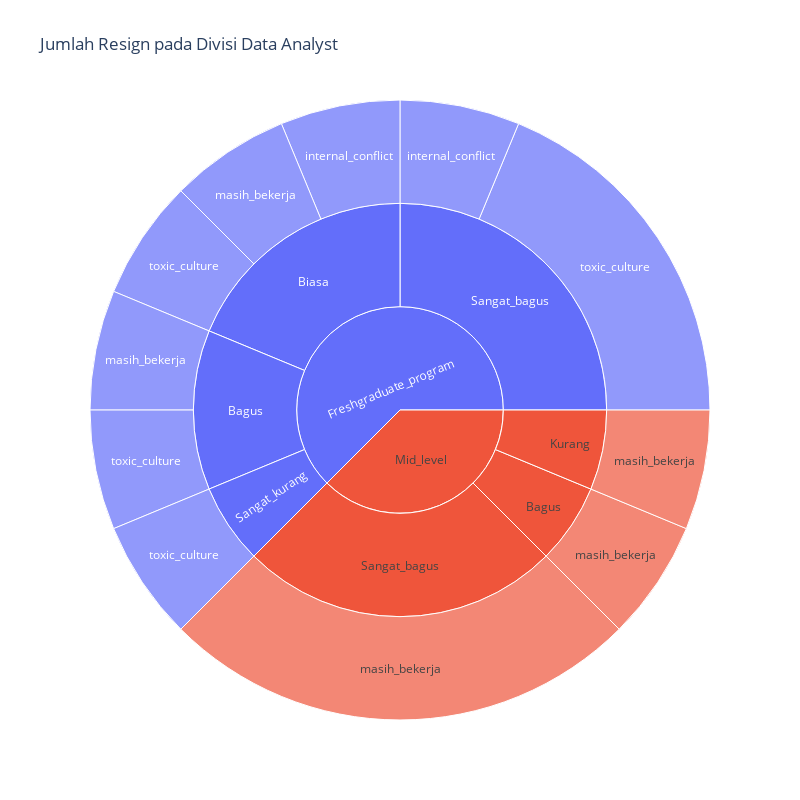

The cell this chart's notebook holds for it:
### Markdown cell above
##### **Divisi Data Analyst** (berdasarkan tingkat karyawan bertahan terendah)

### Code cell
fig = px.sunburst(detail_resign,
                  path=['JenjangKarir', 'PerformancePegawai', 'AlasanResign'],
                  values='JumlahResign',
                  title='Jumlah Resign pada Divisi Data Analyst')

fig.update_layout(
    width=800,
    height=800
)

fig.show()

### Figure 1 — Plotly figure (JSON) as saved in the notebook; plotly's stock layout.template omitted (floating-point values rounded to 4 significant figures)
{"data": [{"branchvalues": "total", "domain": {"x": [0, 1], "y": [0, 1]}, "hovertemplate": "labels=%{label}<br>JumlahResign=%{value}<br>parent=%{parent}<br>id=%{id}<extra></extra>", "ids": ["Freshgraduate_program/Biasa/internal_conflict", "Freshgraduate_program/Sangat_bagus/internal_conflict", "Freshgraduate_program/Bagus/masih_bekerja", "Mid_level/Bagus/masih_bekerja", "Freshgraduate_program/Biasa/masih_bekerja", "Mid_level/Kurang/masih_bekerja", "Mid_level/Sangat_bagus/masih_bekerja", "Freshgraduate_program/Bagus/toxic_culture", "Freshgraduate_program/Biasa/toxic_culture", "Freshgraduate_program/Sangat_bagus/toxic_culture", "Freshgraduate_program/Sangat_kurang/toxic_culture", "Freshgraduate_program/Bagus", "Mid_level/Bagus", "Freshgraduate_program/Biasa", "Mid_level/Kurang", "Freshgraduate_program/Sangat_bagus", "Mid_level/Sangat_bagus", "Freshgraduate_program/Sangat_kurang", "Freshgraduate_program", "Mid_level"], "labels": ["internal_conflict", "internal_conflict", "masih_bekerja", "masih_bekerja", "masih_bekerja", "masih_bekerja", "masih_bekerja", "toxic_culture", "toxic_culture", "toxic_culture", "toxic_culture", "Bagus", "Bagus", "Biasa", "Kurang", "Sangat_bagus", "Sangat_bagus", "Sangat_kurang", "Freshgraduate_program", "Mid_level"], "name": "", "parents": ["Freshgraduate_program/Biasa", "Freshgraduate_program/Sangat_bagus", "Freshgraduate_program/Bagus", "Mid_level/Bagus", "Freshgraduate_program/Biasa", "Mid_level/Kurang", "Mid_level/Sangat_bagus", "Freshgraduate_program/Bagus", "Freshgraduate_program/Biasa", "Freshgraduate_program/Sangat_bagus", "Freshgraduate_program/Sangat_kurang", "Freshgraduate_program", "Mid_level", "Freshgraduate_program", "Mid_level", "Freshgraduate_program", "Mid_level", "Freshgraduate_program", "", ""], "type": "sunburst", "values": [1, 1, 1, 1, 1, 1, 4, 1, 1, 3, 1, 2, 1, 3, 1, 4, 4, 1, 10, 6]}], "layout": {"height": 800, "legend": {"tracegroupgap": 0}, "title": {"text": "Jumlah Resign pada Divisi Data Analyst"}, "width": 800}}
